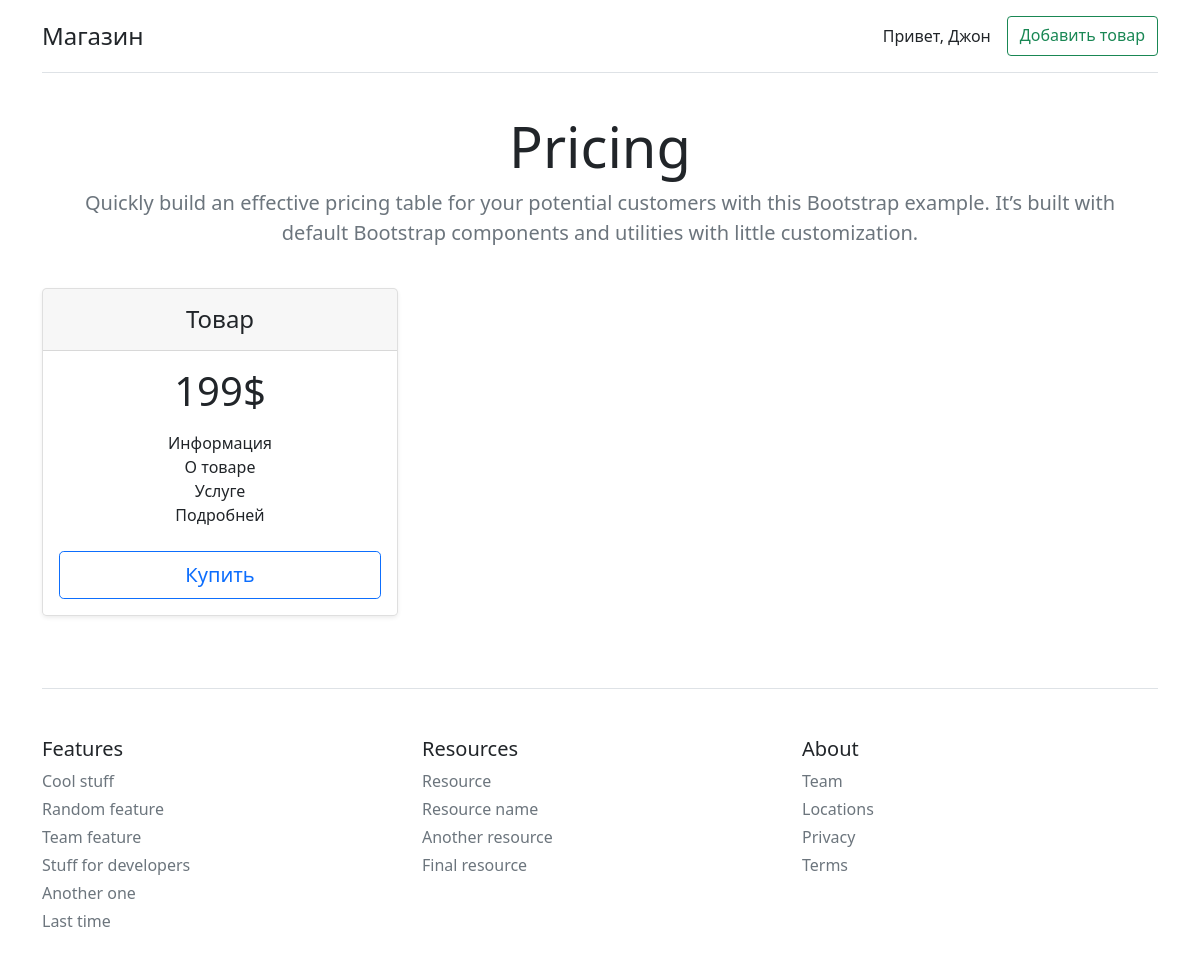
The app's page / (signed in) with its own data.
### eshop/models.py (models this page shows, shortened)
class Main:
    def add_to(self):
        try:
            db.session.add(self)
            db.session.commit()
            return True
        except Exception as e:
            print(e)
            return False

class User(UserMixin, db.Model, Main):
    __tablename__ = 'eshop_User'
    id = db.Column(
        db.Integer,
        primary_key=True
    )
    email = db.Column(
        db.String(100),
        unique=True,
        nullable=False
    )
    username = db.Column(
        db.String(100),
        unique=True,
        nullable=False
    )
    name = db.Column(
        db.String(200)
    )
    password = db.Column(
        db.String(200),
        primary_key=False,
        unique=False,
        nullable=False
    )
    reg_date = db.Column(
        db.DateTime,
        default=datetime.utcnow
    )

class Product(db.Model, Main):
    __tablename__ = 'eshop_Product'
    id = db.Column(
        db.Integer,
        primary_key=True
    )
    title = db.Column(
        db.String(100),
        nullable=False
    )
    price = db.Column(
        db.Integer,
        nullable=False
    )
    onStorage = db.Column(
        db.Boolean,
        default=True
    )
    text = db.Column(
        db.Text,
        nullable=False
    )
    creator = db.Column(
        db.String(100),
        db.ForeignKey('eshop_User.email')
    )

### eshop/routes.py (the view)
@app.route('/')
def index():
    items = Product.query.all()
    return render_template('home/index.html', data=items, current_user=current_user)

### eshop/auth/routes.py (called while the page is built)
@login_manager.user_loader
def load_user(user_id):
    try:
        return User.query.get(user_id)
    except Exception as e:
        return None

### eshop/templates/home/index.html (shortened to what this page needs)
{% extends 'base.html' %}
{% block content %}
<main>
    <div class="pricing-header p-3 pb-md-4 mx-auto text-center">
      <h1 class="display-4 fw-normal">Pricing</h1>
      <p class="fs-5 text-muted">Quickly build an effective pricing table for your potential customers with this Bootstrap example. It’s built with default Bootstrap components and utilities with little customization.</p>
    </div>
    <div class="row row-cols-1 row-cols-md-3 mb-3 text-center">
      {% for item in data %}
        <div class="col">
        <div class="card mb-4 rounded-3 shadow-sm">
          <div class="card-header py-3">
            <h4 class="my-0 fw-normal">{{ item.title }}</h4>
          </div>
          <div class="card-body">
            <h1 class="card-title pricing-card-title">{{ item.price }}$</h1>
            <ul class="list-unstyled mt-3 mb-4">
              <li>Информация</li>
              <li>О товаре</li>
              <li>Услуге</li>
              <li>Подробней</li>
            </ul>
            <button type="button" class="w-100 btn btn-lg btn-outline-primary">Купить</button>
          </div>
        </div>
      </div>
      {% endfor %}
    </div>
  </main>
{% endblock %}

### eshop/templates/header.html
<header>
    <div class="d-flex flex-column flex-md-row align-items-center pb-3 mb-4 border-bottom">
      <a href="{{ url_for('index') }}" class="d-flex align-items-center text-dark text-decoration-none">
        <span class="fs-4">Магазин</span>
      </a>
      <nav class="d-inline-flex mt-2 mt-md-0 ms-md-auto">
        {% if not current_user.is_authenticated  %}
          <a class="me-3 py-2 text-dark text-decoration-none" href="{{ url_for('about') }}">О нас</a>
          <a class="btn btn-outline-warning" href="{{ url_for('auth_bp.login') }}">Войти</a>
        {% else %}
          <a class="me-3 py-2 text-dark text-decoration-none" href="{{ url_for('dashboard', username=current_user.username) }}">Привет, {{ current_user.name }}</a>
          <a class="btn btn-outline-success" href="{{ url_for('create') }}">Добавить товар</a>
        {% endif %}
      </nav>
    </div>
</header>

### records on screen
User: name "Джон"
Product: title "Товар", price "199"
